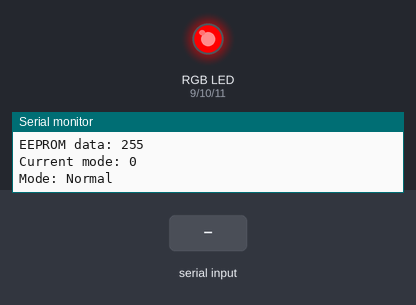
A sketch run on a simulated Arduino Uno, built with avr-gcc and run on an emulated ATmega328P. Parts: an RGB LED mixed from three pins (HIGH = lit), the last lines printed to the serial monitor. The test bench sets the inputs (shaded band). Random numbers use the default seed unless the sketch sets one; EEPROM starts erased.

Above: at 2.3 s.
At 7.8 s:
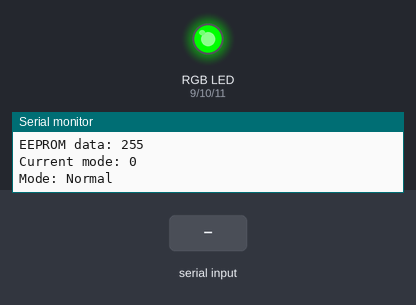
7.9 s: "setmode ,45\n" received over Serial
At 23.5 s:
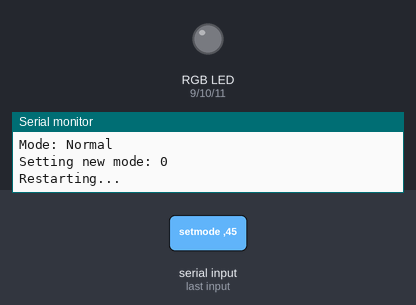
Timing chart, 0 to 31.3 s (numbered marks = the images above; inputs shaded):
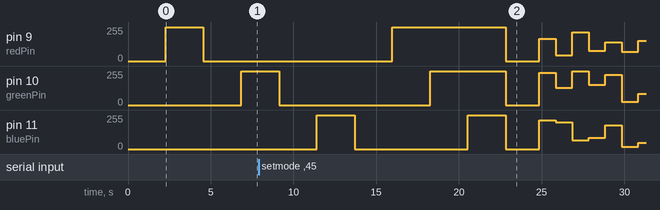

The sketch:

colorsfading.ino
```cpp
#include <EEPROM.h>

const int redPin = 9;    // Pin connected to the Red wire
const int greenPin = 10; // Pin connected to the Green wire
const int bluePin = 11;  // Pin connected to the Blue wire

int mode = 0;  // Default mode

// Function prototypes
void fadeInOut(int pin, bool combine = false);
void fadeOut();
void randomMixUp();
void blinkColor(int pin);
void onlyWhite();
void clearLEDs();
void checkSerialInput();
void softReset();

void setup() {
  // Start Serial communication
  Serial.begin(9600);

  // Reading EEPROM data
  Serial.print("Reading EEPROM...");

  // Retrieve the mode from EEPROM
  mode = EEPROM.read(0);

  // Log the EEPROM data
  Serial.println("done");
  Serial.print("EEPROM data: ");
  Serial.println(mode);

  // If mode is not valid (0-5), reset to 0
  if (mode < 0 || mode > 5) {
    mode = 0;  // Default to normal mode
    EEPROM.write(0, mode);  // Save default mode to EEPROM
  } else {
    // Increment mode for next startup
    mode = (mode + 1) % 6; // Increment and wrap around to 0 after 5
    EEPROM.write(0, mode); // Save the new mode back to EEPROM
  }

  // Log the current mode
  Serial.print("Current mode: ");
  Serial.println(mode);

  // Set RGB pins as OUTPUT
  pinMode(redPin, OUTPUT);
  pinMode(greenPin, OUTPUT);
  pinMode(bluePin, OUTPUT);

  // Wait for 1 second before starting
  delay(1000);
}

void loop() {
  // Check for serial input (setmode command)
  checkSerialInput();

  switch (mode) {
    case 0:
      Serial.println("Mode: Normal");
      // Normal mode (fading colors)
      fadeInOut(redPin);
      fadeInOut(greenPin);
      fadeInOut(bluePin);
      fadeInOut(redPin, true); // Yellow
      fadeInOut(greenPin, true); // Cyan
      fadeInOut(bluePin, true); // Magenta
      fadeOut();
      break;

    case 1:
      Serial.println("Mode: Random Mix Up");
      // Random mix up of colors
      randomMixUp();
      break;

    case 2:
      Serial.println("Mode: Blinking Red");
      // Blink red LED
      blinkColor(redPin);
      break;

    case 3:
      Serial.println("Mode: Blinking Green");
      // Blink green LED
      blinkColor(greenPin);
      break;

    case 4:
      Serial.println("Mode: Blinking Blue");
      // Blink blue LED
      blinkColor(bluePin);
      break;

    case 5:
      Serial.println("Mode: Only-White");
      // Only-white mode
      onlyWhite();
      break;

    default:
      Serial.println("Unknown mode");
      break;
  }
}

// Function to fade in/out a color
void fadeInOut(int pin, bool combine) {
  for (int brightness = 0; brightness <= 255; brightness++) {
    analogWrite(pin, brightness);
    delay(5);
  }
  if (!combine) {
    delay(1000);
    for (int brightness = 255; brightness >= 0; brightness--) {
      analogWrite(pin, brightness);
      delay(5);
    }
  }
  delay(1000);
}

// Function to fade out all colors
void fadeOut() {
  for (int brightness = 255; brightness >= 0; brightness--) {
    analogWrite(redPin, brightness);
    analogWrite(greenPin, brightness);
    analogWrite(bluePin, brightness);
    delay(5);
  }
}

// Function for random mix up mode
void randomMixUp() {
  for (int i = 0; i < 10; i++) {
    int red = random(0, 256);
    int green = random(0, 256);
    int blue = random(0, 256);

    analogWrite(redPin, red);
    analogWrite(greenPin, green);
    analogWrite(bluePin, blue);

    Serial.print("Random Color -> R: ");
    Serial.print(red);
    Serial.print(", G: ");
    Serial.print(green);
    Serial.print(", B: ");
    Serial.println(blue);

    delay(1000); // Wait before changing the color
  }
}

// Function to blink a specific color
void blinkColor(int pin) {
  for (int i = 0; i < 10; i++) {
    analogWrite(pin, 255);  // Turn on the color
    delay(500);
    analogWrite(pin, 0);    // Turn off the color
    delay(500);
  }
}

// Function for only-white mode
void onlyWhite() {
  analogWrite(redPin, 255);  // Full brightness for Red
  analogWrite(greenPin, 255); // Full brightness for Green
  analogWrite(bluePin, 255);  // Full brightness for Blue
  delay(5000);  // Stay white for 5 seconds
  clearLEDs();
}

// Function to clear all LEDs (turn off)
void clearLEDs() {
  analogWrite(redPin, 0);
  analogWrite(greenPin, 0);
  analogWrite(bluePin, 0);
}

// Function to check for "setmode {mode}" command from Serial input
void checkSerialInput() {
  if (Serial.available()) {
    String input = Serial.readStringUntil('\n');
    input.trim();  // Remove any leading/trailing spaces or newlines

    if (input.startsWith("setmode ")) {
      int newMode = input.substring(8).toInt();  // Extract the mode number

      if (newMode >= 0 && newMode <= 5) {
        Serial.print("Setting new mode: ");
        Serial.println(newMode);

        // Save the new mode to EEPROM
        EEPROM.write(0, newMode);

        // Trigger soft reset to restart with new mode
        softReset();
      } else {
        Serial.println("Invalid mode. Mode must be between 0 and 5.");
      }
    }
  }
}

// Function to trigger soft reset (restart the program)
void softReset() {
  Serial.println("Restarting...");
  delay(1000);  // Small delay before restarting
  asm volatile ("jmp 0");  // Jump to start (reset the Arduino)
}
```
